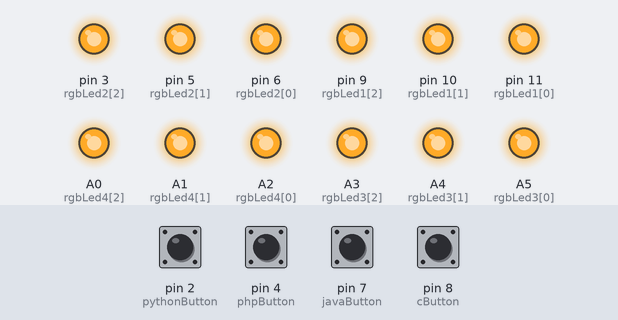
The sketch below on a simulated Arduino Uno, built with avr-gcc and run on an emulated ATmega328P. Shown: output pins drawn as LEDs (lit = HIGH). The test bench sets the inputs (shaded band); at power-on: pin 2 (pythonButton), pin 4 (phpButton), pin 7 (javaButton), pin 8 (cButton) LOW.

Above: at 1.2 s.
1.3 s: pin 2 (pythonButton) pulled HIGH for 0.15 s
At 1.7 s:
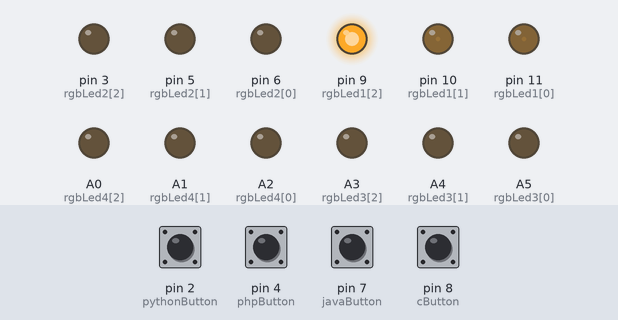
4.4 s: pin 8 (cButton) pulled HIGH for 1 s
At 6.7 s:
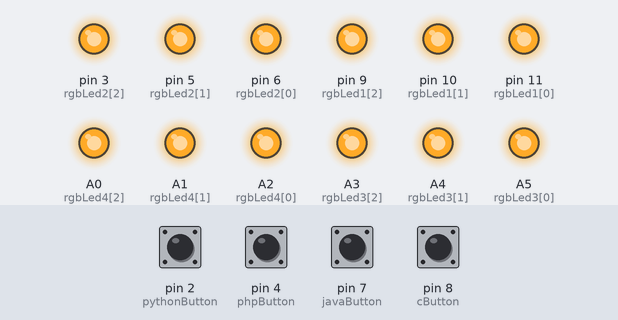
7.4 s: pin 4 (phpButton) pulled HIGH for 0.15 s
At 7.8 s:
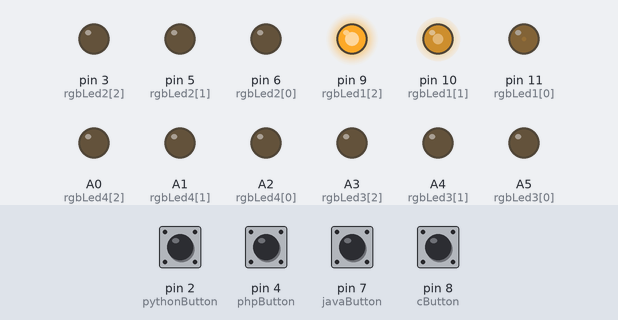
10.5 s: pin 7 (javaButton) pulled HIGH for 0.15 s
At 10.9 s:
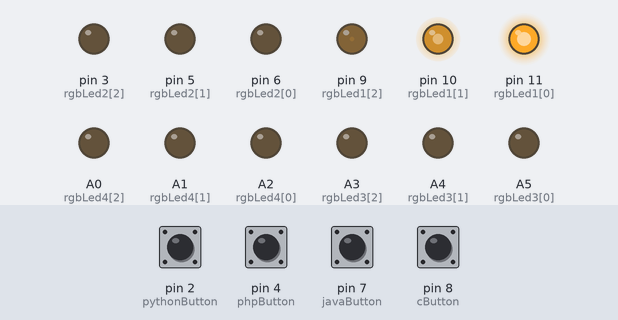
13.6 s: pin 7 (javaButton) pulled HIGH for 1 s
At 14.4 s:
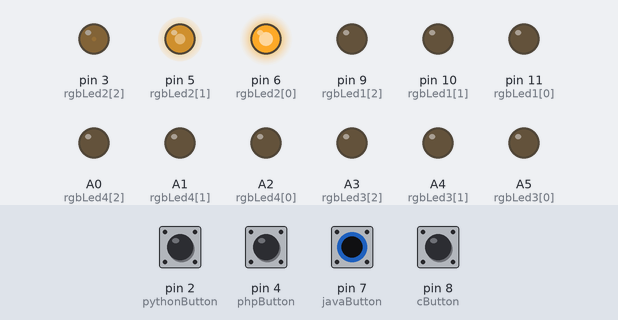
17.1 s: pin 2 (pythonButton) pulled HIGH for 1 s
At 18.0 s:
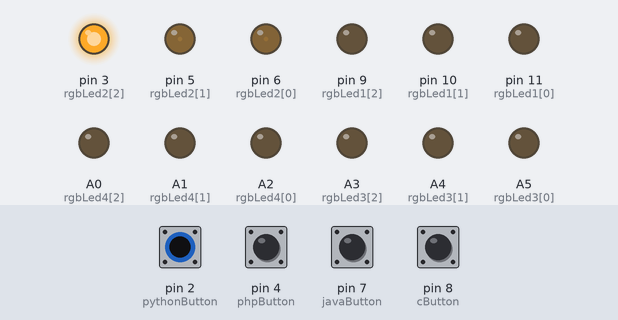
Timing chart, 0 to 20.6 s (numbered marks = the images above; inputs shaded):
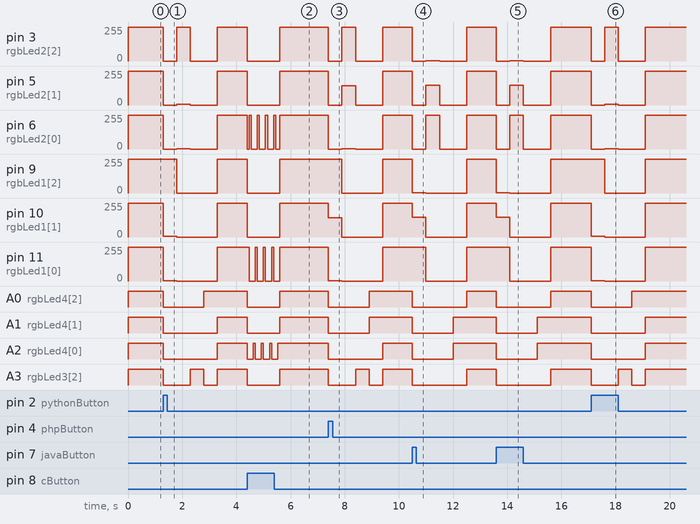

The sketch:

main.ino
```cpp
int rgbLed1[] = {11, 10, 9};
int rgbLed2[] = {6, 5, 3};
int rgbLed3[] = {A5, A4, A3};
int rgbLed4[] = {A2, A1, A0};
int cButton = 8, javaButton = 7, phpButton = 4, pythonButton = 2;

void setup() {
  for (int pin : rgbLed1) {
    pinMode(pin, OUTPUT);
  }

  for (int pin : rgbLed2) {
    pinMode(pin, OUTPUT);
  }

  for (int pin : rgbLed3) {
    pinMode(pin, OUTPUT);
  }

  for (int pin : rgbLed4) {
    pinMode(pin, OUTPUT);
  }

  pinMode(cButton, INPUT);
  pinMode(javaButton, INPUT);
  pinMode(phpButton, INPUT);
  pinMode(pythonButton, INPUT);

  setAllLedColor(255);
}

void loop() {
  while (digitalRead(cButton) == HIGH){
    setAllLedColor(0);
    relay(75, 0);
  }

  while (digitalRead(javaButton) == HIGH){
    setAllLedColor(0);
    relay(500, 1);
  }

  while (digitalRead(phpButton) == HIGH){
    setAllLedColor(0);
    relay(500, 2);
  }

  while (digitalRead(pythonButton) == HIGH){
    setAllLedColor(0);
    relay(500, 3);
  }

  setAllLedColor(255);
}

void setAllLedColor(int color) {
  for (int pin : rgbLed1) {
    analogWrite(pin, color);
  }

  for (int pin : rgbLed2) {
    analogWrite(pin, color);
  }

  for (int pin : rgbLed3) {
    analogWrite(pin, color);
  }

  for (int pin : rgbLed4) {
    analogWrite(pin, color);
  }
}

void relay(int delayTime, int speed) {
  int speeds[4][3] = {{255, 0, 0}, {252, 148, 3}, {3, 144, 252}, {3, 7, 252}};

  analogWrite(rgbLed1[0], speeds[speed][0]);
  analogWrite(rgbLed1[1], speeds[speed][1]);
  analogWrite(rgbLed1[2], speeds[speed][2]);
  delay(delayTime);
  analogWrite(rgbLed1[0], 0);
  analogWrite(rgbLed1[1], 0);
  analogWrite(rgbLed1[2], 0);

  analogWrite(rgbLed2[0], speeds[speed][0]);
  analogWrite(rgbLed2[1], speeds[speed][1]);
  analogWrite(rgbLed2[2], speeds[speed][2]);
  delay(delayTime);
  analogWrite(rgbLed2[0], 0);
  analogWrite(rgbLed2[1], 0);
  analogWrite(rgbLed2[2], 0);

  analogWrite(rgbLed3[0], speeds[speed][0]);
  analogWrite(rgbLed3[1], speeds[speed][1]);
  analogWrite(rgbLed3[2], speeds[speed][2]);
  delay(delayTime);
  analogWrite(rgbLed3[0], 0);
  analogWrite(rgbLed3[1], 0);
  analogWrite(rgbLed3[2], 0);

  analogWrite(rgbLed4[0], speeds[speed][0]);
  analogWrite(rgbLed4[1], speeds[speed][1]);
  analogWrite(rgbLed4[2], speeds[speed][2]);
  delay(delayTime);
  analogWrite(rgbLed4[0], 0);
  analogWrite(rgbLed4[1], 0);
  analogWrite(rgbLed4[2], 0);
}
```

Measured:
- after the input at 1.3 s, pin 3 (rgbLed2[2]): 255/255 → 0/255 at once, → 252/255 0.50 s later, → 0/255 0.50 s later, → 255/255 1.0 s later; pin 5 (rgbLed2[1]): 255/255 → 0/255 at once, → 7/255 0.50 s later, → 0/255 0.50 s later, → 255/255 1.0 s later
- after the input at 4.4 s, pin 3 (rgbLed2[2]), pin 5 (rgbLed2[1]): 255/255 → 0/255 at once, → 255/255 1.2 s later
- after the input at 7.4 s, pin 3 (rgbLed2[2]): 255/255 → 0/255 at once, → 252/255 0.50 s later, → 0/255 0.50 s later, → 255/255 1.0 s later; pin 5 (rgbLed2[1]): 255/255 → 0/255 at once, → 144/255 0.50 s later, → 0/255 0.50 s later, → 255/255 1.0 s later
- after the input at 10.5 s, pin 3 (rgbLed2[2]): 255/255 → 0/255 at once, → 3/255 0.50 s later, → 0/255 0.50 s later, → 255/255 1.0 s later; pin 5 (rgbLed2[1]): 255/255 → 0/255 at once, → 148/255 0.50 s later, → 0/255 0.50 s later, → 255/255 1.0 s later
- after the input at 13.6 s, pin 3 (rgbLed2[2]): 255/255 → 0/255 at once, → 3/255 0.50 s later, → 0/255 0.50 s later, → 255/255 1.0 s later; pin 5 (rgbLed2[1]): 255/255 → 0/255 at once, → 148/255 0.50 s later, → 0/255 0.50 s later, → 255/255 1.0 s later
- after the input at 17.1 s, pin 3 (rgbLed2[2]): 255/255 → 0/255 at once, → 252/255 0.50 s later, → 0/255 0.50 s later, → 255/255 1.0 s later; pin 5 (rgbLed2[1]): 255/255 → 0/255 at once, → 7/255 0.50 s later, → 0/255 0.50 s later, → 255/255 1.0 s later
